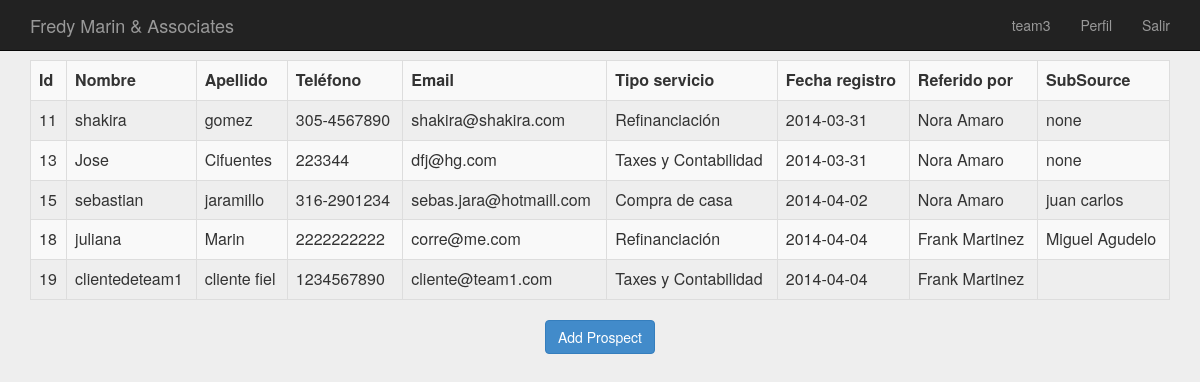
/clientes/index.php (signed in), run on the app's committed database.
### tables this page shows
CREATE TABLE IF NOT EXISTS `clientes` (
  `id_cliente` int(7) NOT NULL AUTO_INCREMENT,
  `nombre_cliente` varchar(20) NOT NULL,
  `apellido_cliente` varchar(20) DEFAULT NULL,
  `telefono_cliente` varchar(16) DEFAULT NULL,
  `email_cliente` varchar(40) DEFAULT NULL,
  `fecha_registro` date NOT NULL,
  `tipo_servicio` varchar(20) NOT NULL,
  `id_vendedor` int(4) NOT NULL,
  `subsource` varchar(40) DEFAULT 'none',
  `creado_por` int(4) DEFAULT NULL,
  PRIMARY KEY (`id_cliente`)
);

CREATE TABLE IF NOT EXISTS `usuarios` (
  `id` int(5) NOT NULL AUTO_INCREMENT,
  `fecha` varchar(10) NOT NULL,
  `nick` varchar(20) NOT NULL,
  `pass` varchar(32) NOT NULL,
  `mail` varchar(40) NOT NULL,
  `ip` varchar(15) NOT NULL,
  `perfil` varchar(14) NOT NULL,
  `tipoperfil` int(2) NOT NULL,
  `nombre_completo` varchar(40) DEFAULT NULL,
  `movil` varchar(20) DEFAULT NULL,
  `creado_por` int(4) DEFAULT NULL,
  PRIMARY KEY (`id`),
  KEY `nick` (`nick`,`pass`)
);

### clientes/index.php (the view, shortened to what this page needs)
<?php
include("../conexion.php");
?>
<html>
<head>
    <link href="../estilos/bootstrap.min.css" rel="stylesheet">
    <link href="../estilos/signin.css" rel="stylesheet">
</head>
<body>
<br />
<div class="container">
<?php
echo "<table class='table table-striped table-bordered' >";
echo "<tr>";
echo "<td><b>Id</b></td>";
echo "<td><b>Nombre</b></td>";
echo "<td><b>Apellido</b></td>";
echo "<td><b>Tel&eacute;fono</b></td>";
echo "<td><b>Email</b></td>";
echo "<td><b>Tipo servicio</b></td>";
echo "<td><b>Fecha registro</b></td>";
echo "<td><b>Referido por</b></td>";
echo "<td><b>SubSource</b></td>";
echo "</tr>";
        if (isset($_GET['pagina']) ) {
    	$num_pagina = (int) $_GET['pagina'];
    	$num_pagina2 = $num_pagina * 30;
    	}
    	else {
    	$num_pagina2 = 0;
    	}
    if ($_SESSION['perfil'] == "administrador") {
        $result = mysql_query("SELECT sim.*, usuarios.nombre_completo FROM clientes As sim INNER JOIN usuarios As usuarios ON sim.id_vendedor = usuarios.id LIMIT $num_pagina2 , 30") or trigger_error(mysql_error());
    }else if ($_SESSION['perfil'] == "team") {
        $creado_por = $_SESSION['id'];
        $result = mysql_query("SELECT sim.*, usuarios.nombre_completo FROM clientes As sim INNER JOIN usuarios As usuarios ON sim.id_vendedor = usuarios.id WHERE sim.creado_por = '$creado_por' LIMIT $num_pagina2 , 30") or trigger_error(mysql_error());
    }else if ($_SESSION['perfil'] == "vendedor") {
        $id_vendedor_ses = $_SESSION['id'];
        $result = mysql_query("SELECT sim.*, usuarios.nombre_completo FROM clientes As sim INNER JOIN usuarios As usuarios ON sim.id_vendedor = usuarios.id WHERE id_vendedor = '$id_vendedor_ses' LIMIT $num_pagina2 , 30") or trigger_error(mysql_error());
    }
while($row = mysql_fetch_array($result)){
foreach($row AS $key => $value) { $row[$key] = stripslashes($value); }
echo "<tr>";
echo "<td valign='top'>" . nl2br( $row['id_cliente']) . "</td>";
echo "<td valign='top'>" . nl2br( $row['nombre_cliente']) . "</td>";
echo "<td valign='top'>" . nl2br( $row['apellido_cliente']) . "</td>";
echo "<td valign='top'>" . nl2br( $row['telefono_cliente']) . "</td>";
echo "<td valign='top'>" . nl2br( $row['email_cliente']) . "</td>";
echo "<td valign='top'>" . nl2br( $row['tipo_servicio']) . "</td>";
echo "<td valign='top'>" . nl2br( $row['fecha_registro']) . "</td>";
echo "<td valign='top'>" . nl2br( $row['nombre_completo']) . "</td>";
echo "<td valign='top'>" . nl2br( $row['subsource']) . "</td>";
echo "</tr>";
}
echo "</table>";
	echo "<center>";
?>
		<a href='agregar.php' class='btn btn-primary' role='button'>Add Prospect</a>
	</div>
</body>
</html>

### estilos/signin.css (style rules this page uses)
body { padding-top: 40px; padding-bottom: 40px; background-color: #eee; }

### data on the page
clientes: id_cliente "11", nombre_cliente "shakira", apellido_cliente "gomez", telefono_cliente "305-4567890", email_cliente "shakira@shakira.com", tipo_servicio "Refinanciación", fecha_registro "2014-03-31", usuarios.nombre_completo "Nora Amaro", subsource "none"
clientes: id_cliente "13", nombre_cliente "Jose", apellido_cliente "Cifuentes", telefono_cliente "223344", email_cliente "dfj@hg.com", tipo_servicio "Taxes y Contabilidad", fecha_registro "2014-03-31", usuarios.nombre_completo "Nora Amaro", subsource "none"
clientes: id_cliente "15", nombre_cliente "sebastian", apellido_cliente "jaramillo", telefono_cliente "316-2901234", email_cliente "sebas.jara@hotmaill.com", tipo_servicio "Compra de casa", fecha_registro "2014-04-02", usuarios.nombre_completo "Nora Amaro", subsource "juan carlos"
clientes: id_cliente "18", nombre_cliente "juliana", apellido_cliente "Marin", telefono_cliente "2222222222", email_cliente "corre@me.com", tipo_servicio "Refinanciación", fecha_registro "2014-04-04", usuarios.nombre_completo "Frank Martinez", subsource "Miguel Agudelo"
clientes: id_cliente "19", nombre_cliente "clientedeteam1", apellido_cliente "cliente fiel", telefono_cliente "1234567890", email_cliente "cliente@team1.com", tipo_servicio "Taxes y Contabilidad", fecha_registro "2014-04-04", usuarios.nombre_completo "Frank Martinez"

### other printed values
$_SESSION['nick'] "team3"
